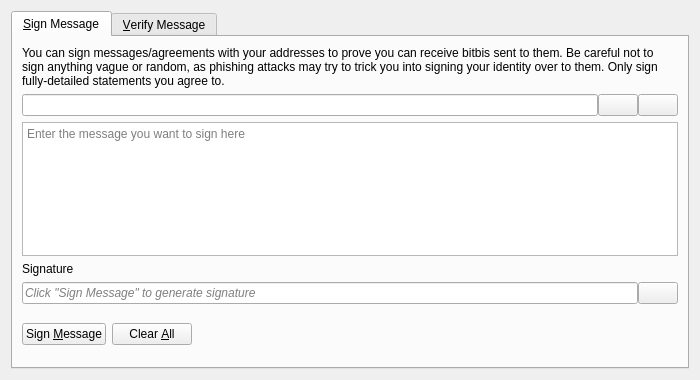
<?xml version="1.0" encoding="UTF-8"?>
<ui version="4.0">
 <class>SignVerifyMessageDialog</class>
 <widget class="QDialog" name="SignVerifyMessageDialog">
  <property name="geometry">
   <rect>
    <x>0</x>
    <y>0</y>
    <width>700</width>
    <height>380</height>
   </rect>
  </property>
  <property name="windowTitle">
   <string>Signatures - Sign / Verify a Message</string>
  </property>
  <property name="modal">
   <bool>true</bool>
  </property>
  <layout class="QVBoxLayout" name="verticalLayout">
   <item>
    <widget class="QTabWidget" name="tabWidget">
     <property name="currentIndex">
      <number>0</number>
     </property>
     <widget class="QWidget" name="tabSignMessage">
      <attribute name="title">
       <string>&amp;Sign Message</string>
      </attribute>
      <layout class="QVBoxLayout" name="verticalLayout_SM">
       <item>
        <widget class="QLabel" name="infoLabel_SM">
         <property name="text">
          <string>You can sign messages/agreements with your addresses to prove you can receive bitbis sent to them. Be careful not to sign anything vague or random, as phishing attacks may try to trick you into signing your identity over to them. Only sign fully-detailed statements you agree to.</string>
         </property>
         <property name="textFormat">
          <enum>Qt::PlainText</enum>
         </property>
         <property name="wordWrap">
          <bool>true</bool>
         </property>
        </widget>
       </item>
       <item>
        <layout class="QHBoxLayout" name="horizontalLayout_1_SM">
         <property name="spacing">
          <number>0</number>
         </property>
         <item>
          <widget class="QValidatedLineEdit" name="addressIn_SM">
           <property name="toolTip">
            <string>The Bitbi address to sign the message with</string>
           </property>
          </widget>
         </item>
         <item>
          <widget class="QPushButton" name="addressBookButton_SM">
           <property name="toolTip">
            <string>Choose previously used address</string>
           </property>
           <property name="text">
            <string/>
           </property>
           <property name="icon">
            <iconset resource="../bitbi.qrc">
             <normaloff>:/icons/address-book</normaloff>:/icons/address-book</iconset>
           </property>
           <property name="shortcut">
            <string>Alt+A</string>
           </property>
           <property name="autoDefault">
            <bool>false</bool>
           </property>
          </widget>
         </item>
         <item>
          <widget class="QPushButton" name="pasteButton_SM">
           <property name="toolTip">
            <string>Paste address from clipboard</string>
           </property>
           <property name="text">
            <string/>
           </property>
           <property name="icon">
            <iconset resource="../bitbi.qrc">
             <normaloff>:/icons/editpaste</normaloff>:/icons/editpaste</iconset>
           </property>
           <property name="shortcut">
            <string>Alt+P</string>
           </property>
           <property name="autoDefault">
            <bool>false</bool>
           </property>
          </widget>
         </item>
        </layout>
       </item>
       <item>
        <widget class="QPlainTextEdit" name="messageIn_SM">
         <property name="toolTip">
          <string>Enter the message you want to sign here</string>
         </property>
         <property name="placeholderText">
          <string>Enter the message you want to sign here</string>
         </property>
        </widget>
       </item>
       <item>
        <widget class="QLabel" name="signatureLabel_SM">
         <property name="text">
          <string>Signature</string>
         </property>
         <property name="textFormat">
          <enum>Qt::PlainText</enum>
         </property>
        </widget>
       </item>
       <item>
        <layout class="QHBoxLayout" name="horizontalLayout_2_SM">
         <property name="spacing">
          <number>0</number>
         </property>
         <item>
          <widget class="QLineEdit" name="signatureOut_SM">
           <property name="placeholderText">
            <string>Click "Sign Message" to generate signature</string>
           </property>
           <property name="font">
            <font>
             <italic>true</italic>
            </font>
           </property>
           <property name="readOnly">
            <bool>true</bool>
           </property>
          </widget>
         </item>
         <item>
          <widget class="QPushButton" name="copySignatureButton_SM">
           <property name="toolTip">
            <string>Copy the current signature to the system clipboard</string>
           </property>
           <property name="text">
            <string/>
           </property>
           <property name="icon">
            <iconset resource="../bitbi.qrc">
             <normaloff>:/icons/editcopy</normaloff>:/icons/editcopy</iconset>
           </property>
           <property name="autoDefault">
            <bool>false</bool>
           </property>
          </widget>
         </item>
        </layout>
       </item>
       <item>
        <layout class="QHBoxLayout" name="horizontalLayout_3_SM">
         <item>
          <widget class="QPushButton" name="signMessageButton_SM">
           <property name="toolTip">
            <string>Sign the message to prove you own this Bitbi address</string>
           </property>
           <property name="text">
            <string>Sign &amp;Message</string>
           </property>
           <property name="icon">
            <iconset resource="../bitbi.qrc">
             <normaloff>:/icons/edit</normaloff>:/icons/edit</iconset>
           </property>
           <property name="autoDefault">
            <bool>false</bool>
           </property>
          </widget>
         </item>
         <item>
          <widget class="QPushButton" name="clearButton_SM">
           <property name="toolTip">
            <string>Reset all sign message fields</string>
           </property>
           <property name="text">
            <string>Clear &amp;All</string>
           </property>
           <property name="icon">
            <iconset resource="../bitbi.qrc">
             <normaloff>:/icons/remove</normaloff>:/icons/remove</iconset>
           </property>
           <property name="autoDefault">
            <bool>false</bool>
           </property>
          </widget>
         </item>
         <item>
          <spacer name="horizontalSpacer_1_SM">
           <property name="orientation">
            <enum>Qt::Horizontal</enum>
           </property>
           <property name="sizeHint" stdset="0">
            <size>
             <width>40</width>
             <height>48</height>
            </size>
           </property>
          </spacer>
         </item>
         <item>
          <widget class="QLabel" name="statusLabel_SM">
           <property name="font">
            <font>
             <weight>75</weight>
             <bold>true</bold>
            </font>
           </property>
           <property name="text">
            <string/>
           </property>
           <property name="wordWrap">
            <bool>true</bool>
           </property>
          </widget>
         </item>
         <item>
          <spacer name="horizontalSpacer_2_SM">
           <property name="orientation">
            <enum>Qt::Horizontal</enum>
           </property>
           <property name="sizeHint" stdset="0">
            <size>
             <width>40</width>
             <height>48</height>
            </size>
           </property>
          </spacer>
         </item>
        </layout>
       </item>
      </layout>
     </widget>
     <widget class="QWidget" name="tabVerifyMessage">
      <attribute name="title">
       <string>&amp;Verify Message</string>
      </attribute>
      <layout class="QVBoxLayout" name="verticalLayout_VM">
       <item>
        <widget class="QLabel" name="infoLabel_VM">
         <property name="text">
          <string>Enter the receiver's address, message (ensure you copy line breaks, spaces, tabs, etc. exactly) and signature below to verify the message. Be careful not to read more into the signature than what is in the signed message itself, to avoid being tricked by a man-in-the-middle attack. Note that this only proves the signing party receives with the address, it cannot prove sendership of any transaction!</string>
         </property>
         <property name="textFormat">
          <enum>Qt::PlainText</enum>
         </property>
         <property name="alignment">
          <set>Qt::AlignLeading|Qt::AlignLeft|Qt::AlignTop</set>
         </property>
         <property name="wordWrap">
          <bool>true</bool>
         </property>
        </widget>
       </item>
       <item>
        <layout class="QHBoxLayout" name="horizontalLayout_1_VM">
         <property name="spacing">
          <number>0</number>
         </property>
         <item>
          <widget class="QValidatedLineEdit" name="addressIn_VM">
           <property name="toolTip">
            <string>The Bitbi address the message was signed with</string>
           </property>
          </widget>
         </item>
         <item>
          <widget class="QPushButton" name="addressBookButton_VM">
           <property name="toolTip">
            <string>Choose previously used address</string>
           </property>
           <property name="text">
            <string/>
           </property>
           <property name="icon">
            <iconset resource="../bitbi.qrc">
             <normaloff>:/icons/address-book</normaloff>:/icons/address-book</iconset>
           </property>
           <property name="shortcut">
            <string>Alt+A</string>
           </property>
           <property name="autoDefault">
            <bool>false</bool>
           </property>
          </widget>
         </item>
        </layout>
       </item>
       <item>
        <widget class="QPlainTextEdit" name="messageIn_VM">
          <property name="toolTip">
            <string>The signed message to verify</string>
          </property>
          <property name="placeholderText">
            <string>The signed message to verify</string>
          </property>
        </widget>
       </item>
       <item>
        <widget class="QValidatedLineEdit" name="signatureIn_VM">
          <property name="toolTip">
            <string>The signature given when the message was signed</string>
          </property>
          <property name="placeholderText">
            <string>The signature given when the message was signed</string>
          </property>
        </widget>
       </item>
       <item>
        <layout class="QHBoxLayout" name="horizontalLayout_2_VM">
         <item>
          <widget class="QPushButton" name="verifyMessageButton_VM">
           <property name="toolTip">
            <string>Verify the message to ensure it was signed with the specified Bitbi address</string>
           </property>
           <property name="text">
            <string>Verify &amp;Message</string>
           </property>
           <property name="icon">
            <iconset resource="../bitbi.qrc">
             <normaloff>:/icons/transaction_0</normaloff>:/icons/transaction_0</iconset>
           </property>
           <property name="autoDefault">
            <bool>false</bool>
           </property>
          </widget>
         </item>
         <item>
          <widget class="QPushButton" name="clearButton_VM">
           <property name="toolTip">
            <string>Reset all verify message fields</string>
           </property>
           <property name="text">
            <string>Clear &amp;All</string>
           </property>
           <property name="icon">
            <iconset resource="../bitbi.qrc">
             <normaloff>:/icons/remove</normaloff>:/icons/remove</iconset>
           </property>
           <property name="autoDefault">
            <bool>false</bool>
           </property>
          </widget>
         </item>
         <item>
          <spacer name="horizontalSpacer_1_VM">
           <property name="orientation">
            <enum>Qt::Horizontal</enum>
           </property>
           <property name="sizeHint" stdset="0">
            <size>
             <width>40</width>
             <height>48</height>
            </size>
           </property>
          </spacer>
         </item>
         <item>
          <widget class="QLabel" name="statusLabel_VM">
           <property name="font">
            <font>
             <weight>75</weight>
             <bold>true</bold>
            </font>
           </property>
           <property name="text">
            <string/>
           </property>
           <property name="wordWrap">
            <bool>true</bool>
           </property>
          </widget>
         </item>
         <item>
          <spacer name="horizontalSpacer_2_VM">
           <property name="orientation">
            <enum>Qt::Horizontal</enum>
           </property>
           <property name="sizeHint" stdset="0">
            <size>
             <width>40</width>
             <height>48</height>
            </size>
           </property>
          </spacer>
         </item>
        </layout>
       </item>
      </layout>
     </widget>
    </widget>
   </item>
  </layout>
 </widget>
 <customwidgets>
  <customwidget>
   <class>QValidatedLineEdit</class>
   <extends>QLineEdit</extends>
   <header>qt/qvalidatedlineedit.h</header>
  </customwidget>
 </customwidgets>
 <resources>
  <include location="../bitbi.qrc"/>
 </resources>
 <connections/>
</ui>
